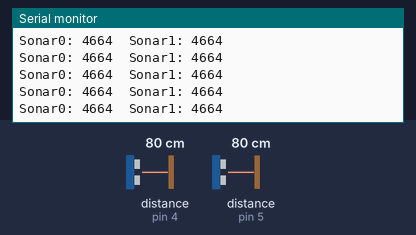
A sketch run on a simulated Arduino Uno, built with avr-gcc and run on an emulated ATmega328P. Parts: the last lines printed to the serial monitor. The test bench sets the inputs (shaded band); at power-on: distance to the obstacle (sensors on pin 4, pin 5) 80 cm. The echo pulse lasts 58.3 µs per cm.

Above: at 1.2 s.
1.3 s: distance to the obstacle (sensor on pin 4) set to 2 cm
At 1.41 s:
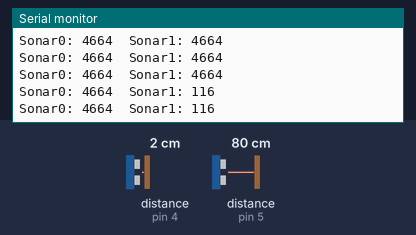
4.3 s: distance to the obstacle (sensor on pin 5) set to 2 cm
At 4.35 s:
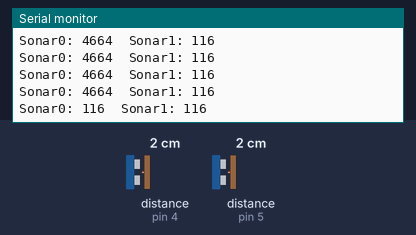
7.3 s: distance to the obstacle (sensor on pin 4) set to 9 cm
At 7.31 s:
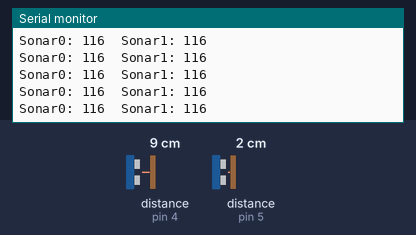
10.3 s: distance to the obstacle (sensor on pin 5) set to 9 cm
At 10.3 s:
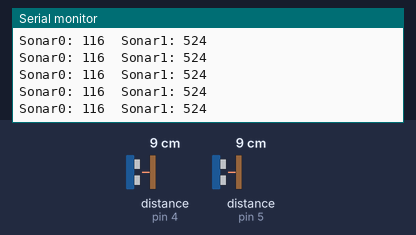
13.3 s: distance to the obstacle (sensor on pin 4) set to 4 cm
At 13.31 s:
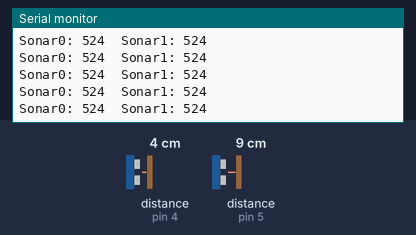
16.3 s: distance to the obstacle (sensor on pin 4) set to 60 cm
At 16.41 s:
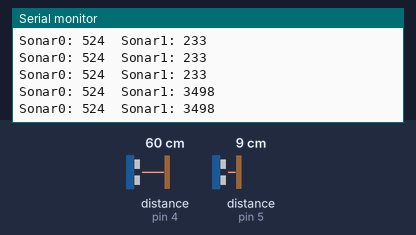
Timing chart, 0 to 19.3 s (numbered marks = the images above; inputs shaded):
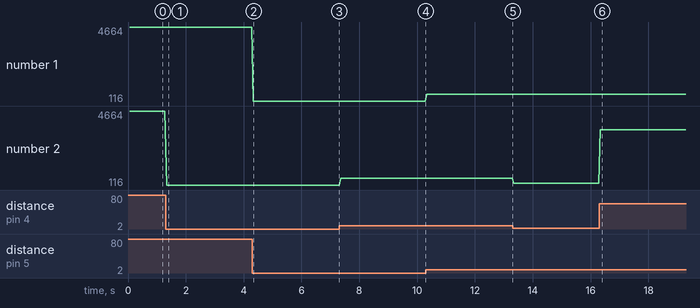

The sketch:

UltraSoundJ.ino
```cpp
#include <NewPing.h>

const int trigPin0 = 9;
const int echoPin0 = 5;

const int trigPin1 = 8;
const int echoPin1 = 4;

NewPing sonar[2] = {
  NewPing(trigPin0, echoPin0, 200), // max distance is 200cm.
  NewPing(trigPin1, echoPin1, 200)
};


void setup() {
  // put your setup code here, to run once:
  Serial.begin(9600);

}

void loop() {
  // put your main code here, to run repeatedly:
  delay(50);
  int uS = sonar[0].ping();
  Serial.print("Sonar0: ");
  Serial.print(uS);
  uS = sonar[1].ping();
  Serial.print("  Sonar1: ");
  Serial.println(uS);
}
```

Measured:
- after the input at 1.3 s, the serial monitor: prints a new line at once (image 1)
- after the input at 4.3 s, the serial monitor: prints a new line at once (image 2)
- after the input at 16.3 s, the serial monitor: prints a new line at once (image 6)
- plotted number 2: 4664 → 116 after the input at 1.3 s, 116 → 524 after the input at 7.3 s, 524 → 233 after the input at 13.3 s, 233 → 3498 after the input at 16.3 s
